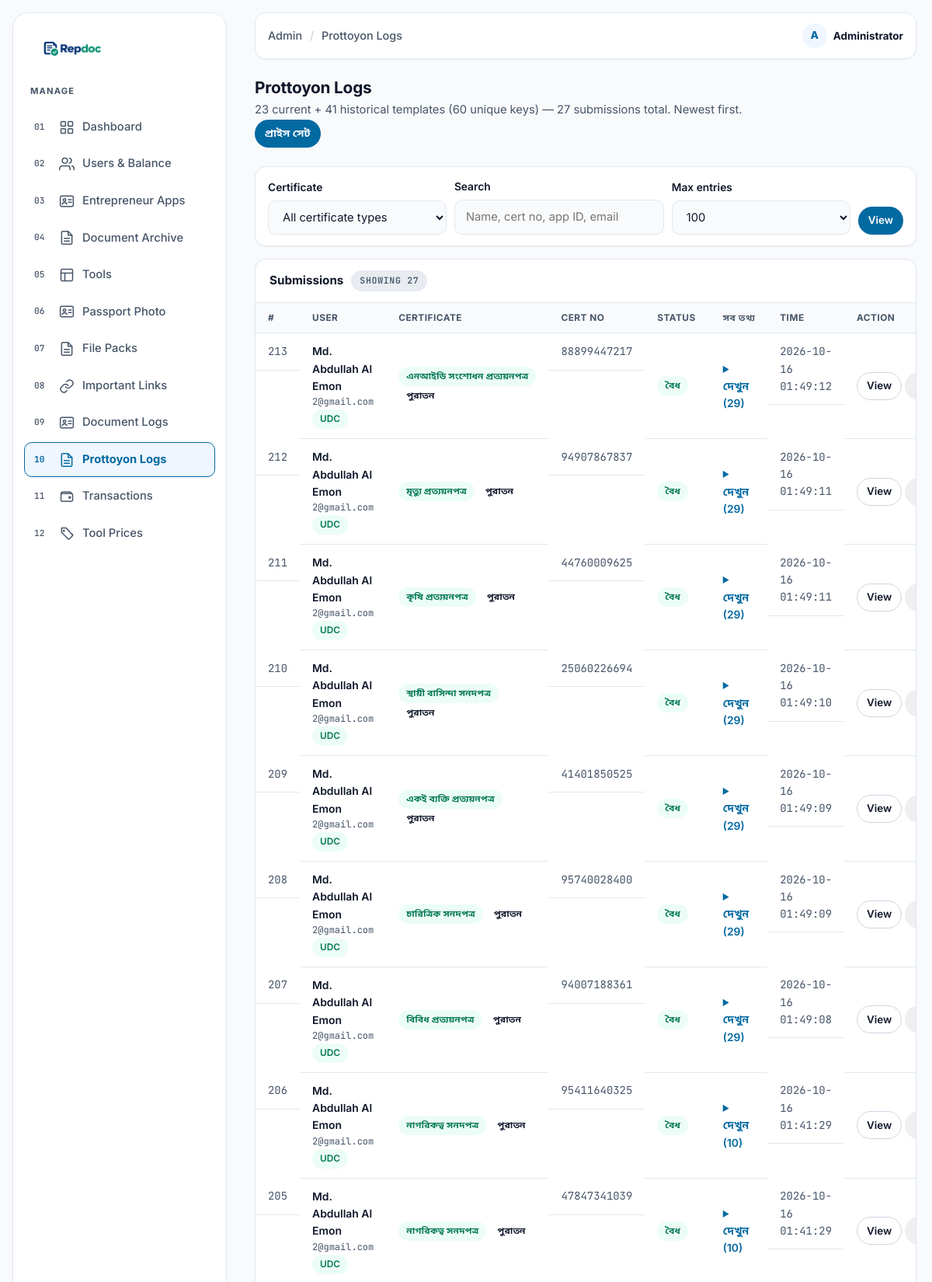
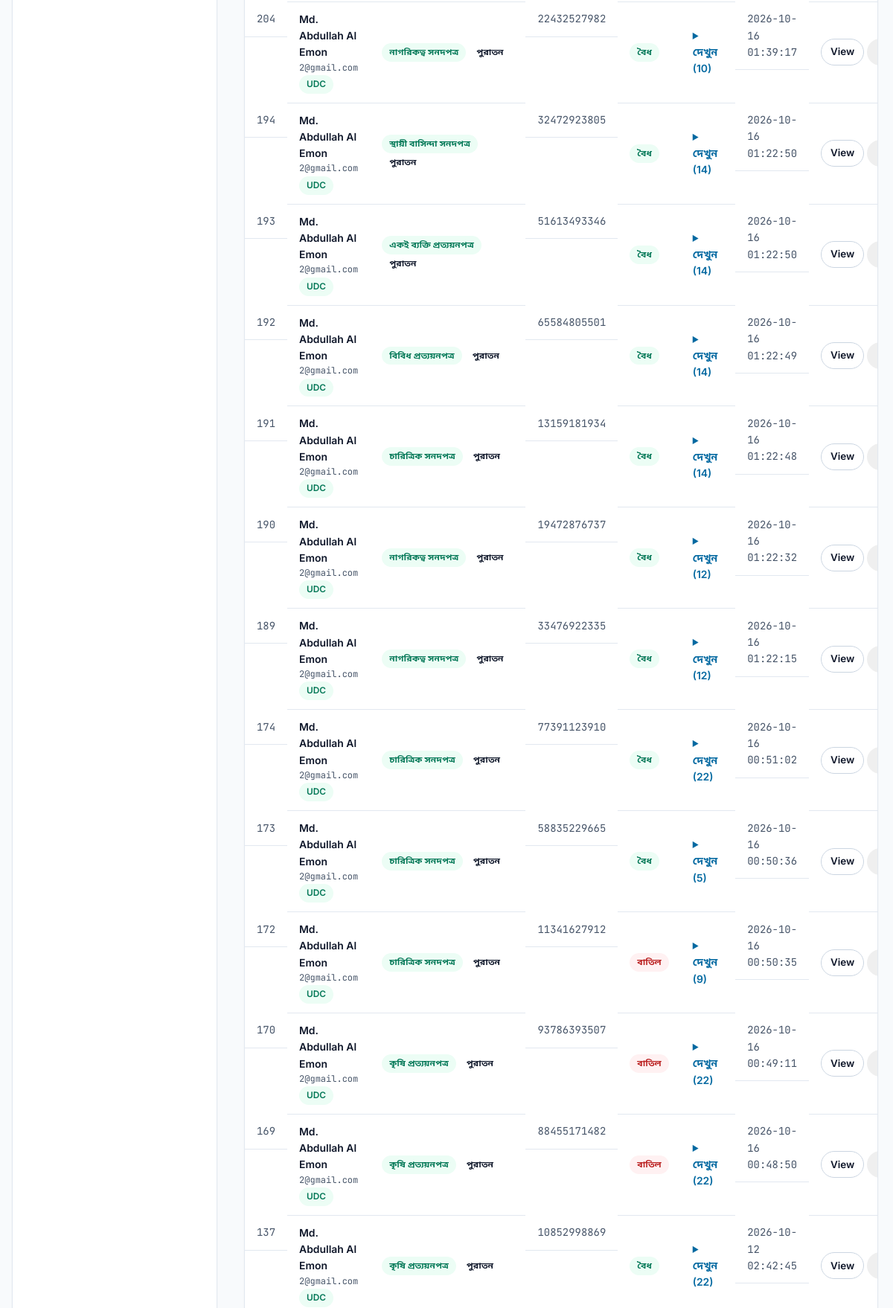
The page /admin/prottoyon.php (signed in, upper part) on the database its author committed (2 pictures, top to bottom).
### tables this page shows
CREATE TABLE document_logs (
        id INTEGER PRIMARY KEY AUTOINCREMENT,
        user_id INT NOT NULL,
        tool_key TEXT NOT NULL,
        ref TEXT DEFAULT '',
        dob TEXT DEFAULT '',
        photo TEXT DEFAULT '',
        signature TEXT DEFAULT '',
        data TEXT,
        created_at DATETIME DEFAULT CURRENT_TIMESTAMP
    , cert_no TEXT, status VARCHAR(32) NOT NULL DEFAULT 'valid', office TEXT);

CREATE TABLE users (
        id INTEGER PRIMARY KEY AUTOINCREMENT,
        fullname TEXT NOT NULL,
        email TEXT NOT NULL UNIQUE,
        phone TEXT DEFAULT '',
        password TEXT NOT NULL,
        role VARCHAR(32) NOT NULL DEFAULT 'user',
        status VARCHAR(32) NOT NULL DEFAULT 'pending',
        balance INT NOT NULL DEFAULT 0,
        note TEXT,
        last_login_at DATETIME NULL,
        created_at DATETIME DEFAULT CURRENT_TIMESTAMP
    );

### src/bootstrap.php (called while the page is built, shortened)
<?php
if (!function_exists('e')) {
    function e($v): string
    {
        return htmlspecialchars((string) $v, ENT_QUOTES | ENT_SUBSTITUTE, 'UTF-8', false);
    }
}
require_once __DIR__ . '/prottoyon.php';

### src/prottoyon.php (called while the page is built, shortened)
<?php
function prottoyon_registry(): array
{
    $f = static function (string $k, string $label, string $type = 'text', bool $required = false, array $options = []): array {
        return ['k' => $k, 'label' => $label, 'type' => $type, 'required' => $required, 'options' => $options];
    };
}
function prottoyon_types(): array
{
    $out = [];
    foreach (prottoyon_registry() as $key => $type) {
        $extras = [];
        foreach (($type['fields'] ?? []) as $field) {
            $extras[] = ['k' => $field['k'], 'label' => $field['label']];
        }
        $type['extras'] = $extras;
        $out[$key] = $type;
    }
    return $out;
}
function prottoyon_all_types(): array
{
    return prottoyon_types() + prottoyon_legacy_types();
}

### admin/prottoyon.php (the view, shortened to what this page needs)
<?php
require_once __DIR__ . '/includes/layout.php';
$db = repdoc_db();
$types = prottoyon_all_types();
$q = trim((string) ($_GET['q'] ?? ''));
$q = mb_substr($q, 0, 120);
$type  = (string) ($_GET['type'] ?? 'all');
$limit = (int) ($_GET['limit'] ?? 100);
$limit = max(10, min(500, $limit));
$udcEmails = [];
if ($db) {
    try {
        $udcEmails = $db->query("SELECT email FROM entrepreneur_apps WHERE status = 'approved'")->fetchAll(PDO::FETCH_COLUMN) ?: [];
    } catch (Throwable $e) {}
}
$rows  = [];
$total = 0;
if ($db) {
    try {
        $where = 'd.tool_key LIKE \'prottoyon!_%\' ESCAPE \'!\'';
        $params = [];
        $sql = 'SELECT d.*, u.fullname, u.email FROM document_logs d
                LEFT JOIN users u ON u.id = d.user_id
                WHERE ' . $where . ' ORDER BY d.id DESC LIMIT ' . $limit;
        $st = $db->prepare($sql);
        $st->execute($params);
        $rows = $st->fetchAll();
        $csql = 'SELECT COUNT(*) FROM document_logs d
                 LEFT JOIN users u ON u.id = d.user_id
                 WHERE ' . $where;
        $st = $db->prepare($csql);
        $st->execute($params);
        $total = (int) $st->fetchColumn();
    } catch (Throwable $e) {
        $db = null;
    }
}
?>
<div class="admin-page-head">
    <div>
        <h1 class="admin-title">Prottoyon Logs</h1>
        <p class="admin-sub">23 current + 41 historical templates (60 unique keys) — <?= number_format($total) ?> submissions total. Newest first.</p>
    </div>
    <a class="btn btn-primary btn-sm" href="pricing.php">প্রাইস সেট</a>
</div>
<?php if (!$db): ?>
    <div class="alert alert-error" role="alert">Could not connect to the database.</div>
<?php else: ?>
<form class="filter-bar" method="get" action="prottoyon.php">
    <div class="field">
        <label for="type">Certificate</label>
        <select id="type" name="type">
            <option value="all"<?= $type === 'all' ? ' selected' : '' ?>>All certificate types</option>
        </select>
    </div>
    <div class="field" style="flex:1 1 240px">
        <label for="q">Search</label>
        <input type="search" id="q" name="q" value="<?= e($q) ?>" placeholder="Name, cert no, app ID, email">
    </div>
    <div class="field">
        <label for="limit">Max entries</label>
        <select id="limit" name="limit">
            <?php foreach ([50, 100, 200, 500] as $n): ?>
                <option value="<?= $n ?>"<?= $limit === $n ? ' selected' : '' ?>><?= $n ?></option>
            <?php endforeach; ?>
        </select>
    </div>
    <div class="field" style="flex:0 0 auto">
        <button type="submit" class="btn btn-primary btn-sm">View</button>
    </div>
</form>
<div class="panel">
    <div class="panel-head">Submissions <span class="count">Showing <?= count($rows) ?></span></div>
    <?php if (!$rows): ?>
        <div class="empty-state-sm">No prottoyon submissions yet.</div>
    <?php else: ?>
        <div class="table-wrap">
            <table class="data">
                <thead>
                    <tr><th>#</th><th>User</th><th>Certificate</th><th>Cert No</th><th>Status</th><th>সব তথ্য</th><th>Time</th><th>Action</th></tr>
                </thead>
                <tbody>
                <?php foreach ($rows as $row): ?>
                    <?php
                    $tkey = preg_replace('/^prottoyon_/', '', (string) $row['tool_key']);
                    $info = [];
                    if (!empty($row['data'])) {
                        $decoded = json_decode((string) $row['data'], true);
                        if (is_array($decoded)) $info = $decoded;
                    }
                    $isLegacy = (int) ($info['v'] ?? 1) < 2;
                    ?>
                    <tr>
                        <td class="cell-sub"><?= (int) $row['id'] ?></td>
                        <td>
                            <span class="cell-name"><?= e($row['fullname'] ?: ('#' . (int) $row['user_id'])) ?></span>
                            <span class="cell-sub"><?= e((string) $row['email']) ?></span>
                            <?php if (in_array((string) $row['email'], $udcEmails, true)): ?>
                                <span class="pill pill-approved">UDC</span>
                            <?php endif; ?>
                        </td>
                        <td>
                            <span class="pill pill-approved"><?= e($types[$tkey]['title'] ?? $row['tool_key']) ?></span>
                            <?php if ($isLegacy): ?><span class="pill">পুরাতন</span><?php endif; ?>
                        </td>
                        <td class="cell-sub"><?= e((string) ($row['cert_no'] ?? '')) ?: '—' ?></td>
                        <td>
                            <?php if (($row['status'] ?? 'valid') === 'revoked'): ?>
                                <span class="pill pill-rejected">বাতিল</span>
                            <?php else: ?>
                                <span class="pill pill-approved">বৈধ</span>
                            <?php endif; ?>
                        </td>
                        <td>
                            <?php if ($info): ?>
                                <details>
                                    <summary style="cursor:pointer;color:var(--primary);font-weight:600">দেখুন (<?= count($info) ?>)</summary>
                                </details>
                            <?php else: ?>
                                —
                            <?php endif; ?>
                        </td>
                        <td class="cell-sub"><?= e((string) $row['created_at']) ?></td>
                        <td style="white-space:nowrap">
                            <a class="btn btn-secondary btn-sm" href="prottoyon-view.php?id=<?= (int) $row['id'] ?>" target="_blank" rel="noopener">View</a>
                            <form method="post" action="prottoyon.php?type=<?= e($type) ?>&amp;q=<?= e($q) ?>" style="display:inline">
                                <button type="submit" class="btn btn-sm" onclick="return confirm('নিশ্চিত?')"><?= ($row['status'] ?? 'valid') === 'revoked' ? 'Restore' : 'Revoke' ?></button>
                            </form>
                        </td>
                    </tr>
                <?php endforeach; ?>
                </tbody>
            </table>
        </div>
    <?php endif; ?>
</div>
<?php endif; ?>

### src/assets/css/tokens.css (style rules this page uses)
:root { --bg-base: #F8FAFC; --bg-surface: #FFFFFF; --bg-muted: #E8ECF1; --bg-elevated: #FFFFFF; --text-primary: #0F172A; --text-muted: #475569; --primary: #0369A1; --primary-hover: #075985; --primary-light: #EFF6FF; --border-color: #E2E8F0; --border-strong:#CBD5E1; --border-focus: #0369A1; --success: #047857; --success-bg: #ECFDF5; --warning: #B45309; --warning-bg: #FFFBEB; --danger: #B91C1C; --danger-bg: #FFF1F2; --shadow-sm: 0 1px 2px rgba(15, 23, 42, .06); --shadow-md: 0 10px 24px rgba(15, 23, 42, .10); --shadow-lg: 0 18px 40px rgba(15, 23, 42, .14); --font-sans: 'Inter', 'Noto Sans Bengali', system-ui, -apple-system, sans-serif; --font-heading: 'Inter', 'Noto Sans Bengali', system-ui, sans-serif; --font-mono: 'JetBrains Mono', ui-monospace, monospace; --radius-sm: 10px; --radius-md: 14px; --radius-lg: 20px; --radius-full: 999px; --space-2: 8px; --space-3: 12px; --space-4: 16px; --space-5: 24px; --space-6: 32px; --space-7: 48px; --space-8: 64px; --container: 1200px; --gutter: 20px; --header-h: 68px; --transition-fast: .15s ease; --transition-normal: .25s ease; }
*, *::before, *::after { box-sizing: border-box; }
html { scroll-behavior: smooth; scroll-padding-top: calc(var(--header-h) + 16px); }
body { margin: 0; font-family: var(--font-sans); font-size: 16px; line-height: 1.6; color: var(--text-primary); background: var(--bg-base); -webkit-font-smoothing: antialiased; text-rendering: optimizeLegibility; }
a { color: inherit; text-decoration: none; }
h1, h2, h3 { margin: 0; font-family: var(--font-heading); line-height: 1.25; letter-spacing: -.01em; }
p { margin: 0; }
button { font: inherit; color: inherit; }
.btn { display: inline-flex; align-items: center; justify-content: center; gap: 8px; min-height: 44px; padding: 10px 18px; border-radius: var(--radius-full); border: 1.5px solid transparent; font-weight: 600; font-size: .95rem; cursor: pointer; transition: background var(--transition-fast), color var(--transition-fast), border-color var(--transition-fast), transform var(--transition-fast); }
.btn-primary { background: var(--primary); color: #fff; }
.btn-secondary { background: transparent; color: var(--text-primary); border-color: var(--border-strong); }
.btn-sm { min-height: 36px; padding: 6px 12px; font-size: .84rem; }

### rows shown on the page
document_logs: id "213", user.fullname "Md. Abdullah Al Emon", user.email "2@gmail.com", tool_key "এনআইডি সংশোধন প্রত্যয়নপত্র", shows "পুরাতন", cert_no "88899447217", status "বৈধ", data "29", created_at "2026-10-16 01:49:12"
document_logs: id "212", user.fullname "Md. Abdullah Al Emon", user.email "2@gmail.com", tool_key "মৃত্যু প্রত্যয়নপত্র", shows "পুরাতন", cert_no "94907867837", status "বৈধ", data "29", created_at "2026-10-16 01:49:11"
document_logs: id "211", user.fullname "Md. Abdullah Al Emon", user.email "2@gmail.com", tool_key "কৃষি প্রত্যয়নপত্র", shows "পুরাতন", cert_no "44760009625", status "বৈধ", data "29", created_at "2026-10-16 01:49:11"
document_logs: id "210", user.fullname "Md. Abdullah Al Emon", user.email "2@gmail.com", tool_key "স্থায়ী বাসিন্দা সনদপত্র", shows "পুরাতন", cert_no "25060226694", status "বৈধ", data "29", created_at "2026-10-16 01:49:10"
document_logs: id "209", user.fullname "Md. Abdullah Al Emon", user.email "2@gmail.com", tool_key "একই ব্যক্তি প্রত্যয়নপত্র", shows "পুরাতন", cert_no "41401850525", status "বৈধ", data "29", created_at "2026-10-16 01:49:09"
document_logs: id "208", user.fullname "Md. Abdullah Al Emon", user.email "2@gmail.com", tool_key "চারিত্রিক সনদপত্র", shows "পুরাতন", cert_no "95740028400", status "বৈধ", data "29", created_at "2026-10-16 01:49:09"
document_logs: id "207", user.fullname "Md. Abdullah Al Emon", user.email "2@gmail.com", tool_key "বিবিধ প্রত্যয়নপত্র", shows "পুরাতন", cert_no "94007188361", status "বৈধ", data "29", created_at "2026-10-16 01:49:08"
document_logs: id "206", user.fullname "Md. Abdullah Al Emon", user.email "2@gmail.com", tool_key "নাগরিকত্ব সনদপত্র", shows "পুরাতন", cert_no "95411640325", status "বৈধ", data "10", created_at "2026-10-16 01:41:29"
document_logs: id "205", user.fullname "Md. Abdullah Al Emon", user.email "2@gmail.com", tool_key "নাগরিকত্ব সনদপত্র", shows "পুরাতন", cert_no "47847341039", status "বৈধ", data "10", created_at "2026-10-16 01:41:29"
document_logs: id "204", user.fullname "Md. Abdullah Al Emon", user.email "2@gmail.com", tool_key "নাগরিকত্ব সনদপত্র", shows "পুরাতন", cert_no "22432527982", status "বৈধ", data "10", created_at "2026-10-16 01:39:17"
document_logs: id "194", user.fullname "Md. Abdullah Al Emon", user.email "2@gmail.com", tool_key "স্থায়ী বাসিন্দা সনদপত্র", shows "পুরাতন", cert_no "32472923805", status "বৈধ", data "14", created_at "2026-10-16 01:22:50"
document_logs: id "193", user.fullname "Md. Abdullah Al Emon", user.email "2@gmail.com", tool_key "একই ব্যক্তি প্রত্যয়নপত্র", shows "পুরাতন", cert_no "51613493346", status "বৈধ", data "14", created_at "2026-10-16 01:22:50"
document_logs: id "192", user.fullname "Md. Abdullah Al Emon", user.email "2@gmail.com", tool_key "বিবিধ প্রত্যয়নপত্র", shows "পুরাতন", cert_no "65584805501", status "বৈধ", data "14", created_at "2026-10-16 01:22:49"
document_logs: id "191", user.fullname "Md. Abdullah Al Emon", user.email "2@gmail.com", tool_key "চারিত্রিক সনদপত্র", shows "পুরাতন", cert_no "13159181934", status "বৈধ", data "14", created_at "2026-10-16 01:22:48"
document_logs: id "190", user.fullname "Md. Abdullah Al Emon", user.email "2@gmail.com", tool_key "নাগরিকত্ব সনদপত্র", shows "পুরাতন", cert_no "19472876737", status "বৈধ", data "12", created_at "2026-10-16 01:22:32"
document_logs: id "189", user.fullname "Md. Abdullah Al Emon", user.email "2@gmail.com", tool_key "নাগরিকত্ব সনদপত্র", shows "পুরাতন", cert_no "33476922335", status "বৈধ", data "12", created_at "2026-10-16 01:22:15"
document_logs: id "174", user.fullname "Md. Abdullah Al Emon", user.email "2@gmail.com", tool_key "চারিত্রিক সনদপত্র", shows "পুরাতন", cert_no "77391123910", status "বৈধ", data "22", created_at "2026-10-16 00:51:02"
document_logs: id "173", user.fullname "Md. Abdullah Al Emon", user.email "2@gmail.com", tool_key "চারিত্রিক সনদপত্র", shows "পুরাতন", cert_no "58835229665", status "বৈধ", data "5", created_at "2026-10-16 00:50:36"
document_logs: id "172", user.fullname "Md. Abdullah Al Emon", user.email "2@gmail.com", tool_key "চারিত্রিক সনদপত্র", shows "পুরাতন", cert_no "11341627912", status "বাতিল", data "9", created_at "2026-10-16 00:50:35"
document_logs: id "170", user.fullname "Md. Abdullah Al Emon", user.email "2@gmail.com", tool_key "কৃষি প্রত্যয়নপত্র", shows "পুরাতন", cert_no "93786393507", status "বাতিল", data "22", created_at "2026-10-16 00:49:11"
document_logs: id "169", user.fullname "Md. Abdullah Al Emon", user.email "2@gmail.com", tool_key "কৃষি প্রত্যয়নপত্র", shows "পুরাতন", cert_no "88455171482", status "বাতিল", data "22", created_at "2026-10-16 00:48:50"
document_logs: id "137", user.fullname "Md. Abdullah Al Emon", user.email "2@gmail.com", tool_key "কৃষি প্রত্যয়নপত্র", shows "পুরাতন", cert_no "10852998869", status "বৈধ", data "22", created_at "2026-10-12 02:42:45"

### other values the page prints
$item['label'] "Dashboard"
$item['label'] "Users & Balance"
$item['label'] "Entrepreneur Apps"
$item['label'] "Document Archive"
$item['label'] "Tools"
$item['label'] "Passport Photo"
$item['label'] "File Packs"
$item['label'] "Important Links"
$item['label'] "Document Logs"
$item['label'] "Prottoyon Logs"
$item['label'] "Transactions"
$item['label'] "Tool Prices"
$title "Prottoyon Logs"
$initial !== '' ? $initial : 'A' "A"
$me['fullname'] !== '' ? $me['fullname'] : $me['email'] "Administrator"
